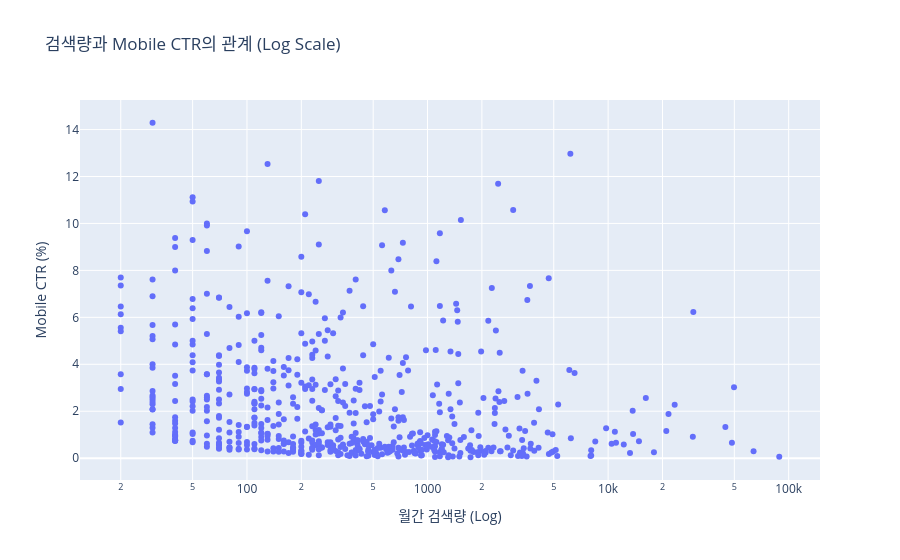

The notebook cell this image was saved under:
### Code cell
fig = px.scatter(
    df[df["search_total"] > 0],
    x="search_total",
    y="ctr_mobile",
    
    log_x=True,
    
    title="검색량과 Mobile CTR의 관계 (Log Scale)",
    
    labels={
        "search_total": "월간 검색량 (Log)",
        "ctr_mobile": "Mobile CTR (%)"
    },
    
    hover_name="keyword",
    
    hover_data=[
        "search_pc",
        "search_mobile",
        "competition"
    ]
)

fig.show()

### Figure 1 — Plotly figure (JSON) as saved in the notebook; plotly's stock layout.template omitted (floating-point values rounded to 4 significant figures; data arrays with more than 128 entries replaced by an {"elided": "..."} marker saying what was removed)
{"data": [{"customdata": {"elided": "723x3 mixed values"}, "hovertemplate": "<b>%{hovertext}</b><br><br>월간 검색량 (Log)=%{x}<br>Mobile CTR (%)=%{y}<br>search_pc=%{customdata[0]}<br>search_mobile=%{customdata[1]}<br>competition=%{customdata[2]}<extra></extra>", "hovertext": {"elided": "723 str values"}, "legendgroup": "", "marker": {"color": "#636efa", "symbol": "circle"}, "mode": "markers", "name": "", "orientation": "v", "showlegend": false, "type": "scatter", "x": {"elided": "723 int values"}, "xaxis": "x", "y": {"elided": "723 float values"}, "yaxis": "y"}], "layout": {"legend": {"tracegroupgap": 0}, "title": {"text": "검색량과 Mobile CTR의 관계 (Log Scale)"}, "xaxis": {"anchor": "y", "domain": [0, 1], "title": {"text": "월간 검색량 (Log)"}, "type": "log"}, "yaxis": {"anchor": "x", "domain": [0, 1], "title": {"text": "Mobile CTR (%)"}}}}
